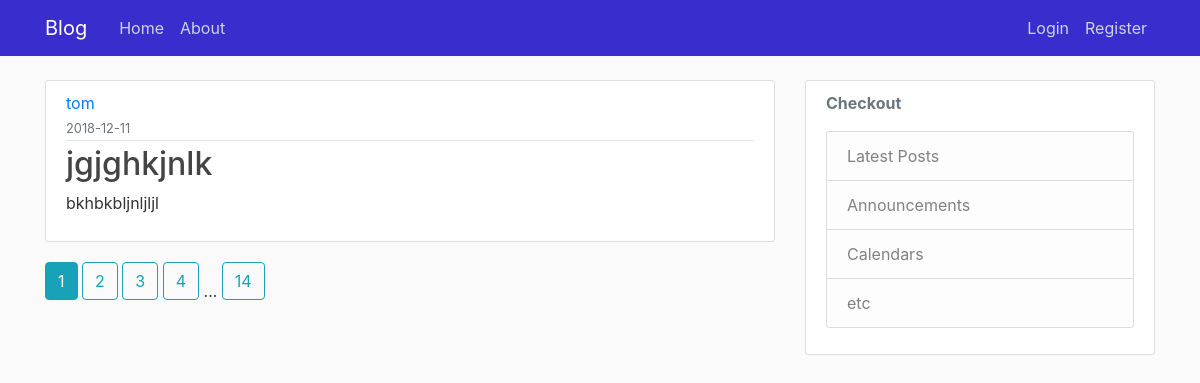
The page / on the database its author committed.
### app/models.py (models this page shows, shortened)
class Post(db.Model):
    id = db.Column(db.Integer, primary_key=True)
    title = db.Column(db.String(100), nullable=False)
    date_posted = db.Column(db.DateTime, nullable=False, default=datetime.utcnow)
    content = db.Column(db.Text, nullable=False)
    user_id = db.Column(db.Integer, db.ForeignKey('user.id'), nullable=False)

class User(db.Model, UserMixin):
    id = db.Column(db.Integer, primary_key=True)
    username = db.Column(db.String(20), unique=True, nullable=False)
    email = db.Column(db.String(120), unique=True, nullable=False)
    image_file = db.Column(db.String(20), nullable=False, default='default.jpg')
    password = db.Column(db.String(60), nullable=False)
    posts = db.relationship('Post', backref='author', lazy=True)

### app/routes.py (the view)
@app.route('/')
def home():
    page = request.args.get('page', 1, type=int)
    posts = Post.query.order_by(Post.date_posted.desc()).paginate(page=page, per_page=1)
    return render_template('home.html', posts=posts)

### app/templates/Home.html
{% extends "layout.html" %}
{% block content %}
    {% for post in posts.items %}
        <article class="media content-section">
            <div class="media-body">
            <div class="article-metadata">
              <a class="mr-2" href="{{ url_for('user_posts', username=post.author.username) }}">{{ post.author.username }}</a>
                <div>
                     <small class="text-muted">{{ post.date_posted.strftime('%Y-%m-%d') }}</small>
                </div>
            </div>
            <h2><a class="article-title" href="{{ url_for('post', post_id=post.id) }}">{{ post.title }}</a></h2>
            <p class="article-content">{{ post.content }}</p>
            </div>
        </article>
    {% endfor %}
    {% for page_num in posts.iter_pages(left_edge=1, right_edge=1, left_current=3, right_current=4) %}
        {% if page_num %}
            {% if posts.page == page_num %}
                <a class="btn btn-info mb-4" href="{{ url_for('home', page=page_num) }}">{{ page_num }}</a>
            {% else %}
                <a class="btn btn-outline-info mb-4" href="{{ url_for('home', page=page_num) }}">{{ page_num }}</a>
            {% endif %}
        {% else %}
            ...
        {% endif %}
    {% endfor %}
{% endblock content %}

### app/static/main.css (style rules this page uses)
body { background: #fafafa; color: #333333; margin-top: 5rem; }
h1, h2, h3, h4, h5, h6 { color: #444444; }
.content-section { background: #ffffff; padding: 10px 20px; border: 1px solid #dddddd; border-radius: 3px; margin-bottom: 20px; }
.article-title { color: #444444; }
.article-content { white-space: pre-line; }
.article-metadata { padding-bottom: 1px; margin-bottom: 4px; border-bottom: 1px solid #e3e3e3 }

### rows shown on the page
Post: author.username "tom", date_posted "2018-12-11", title "jgjghkjnlk", content "bkhbkbljnljljl"

### other values the page prints
{{ page_num }} "1"
{{ page_num }} "2" "3" "4" "14"
